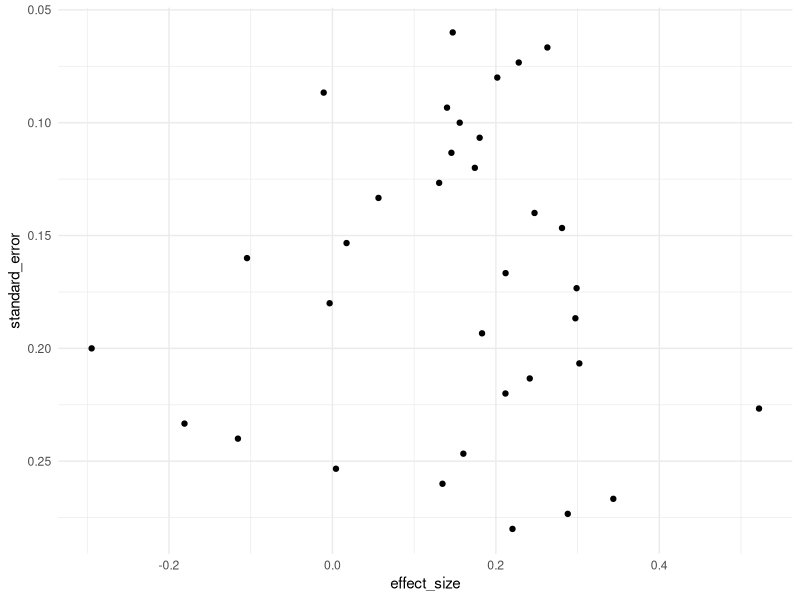

Recreate this plot in R.
library(ggplot2)
dat <- read.csv("example_data.csv")
ggplot(dat, aes(effect_size, standard_error)) + geom_point() + scale_y_reverse() + theme_minimal()
